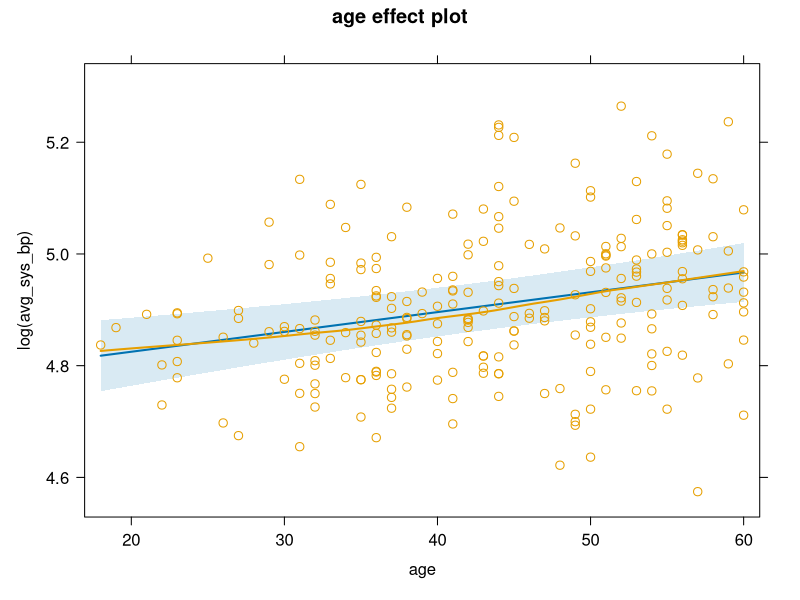
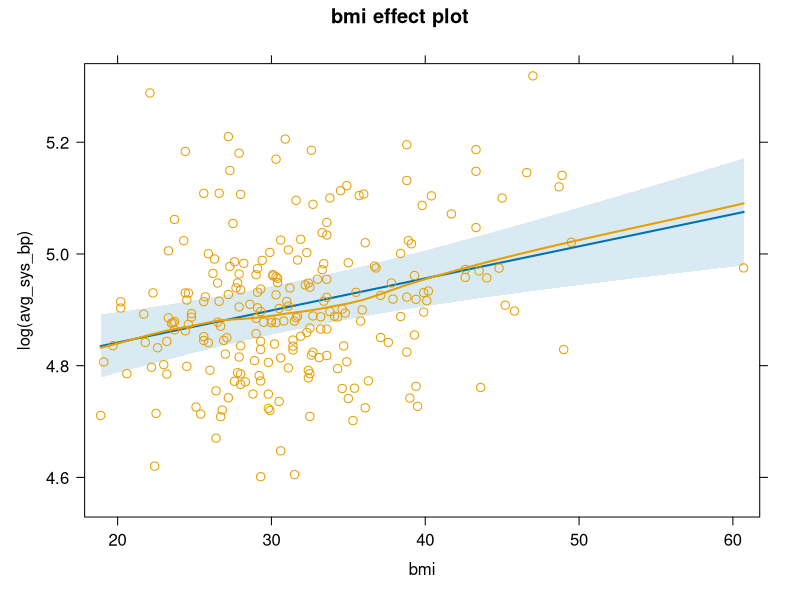
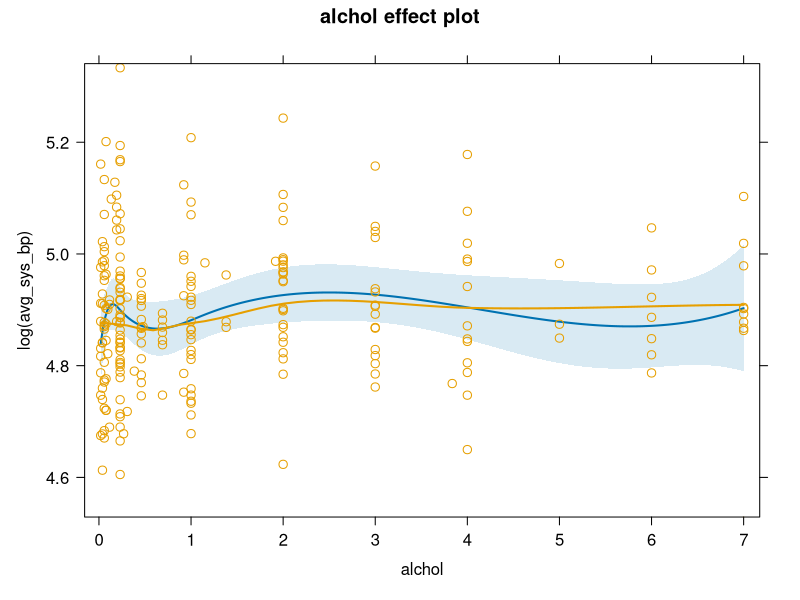
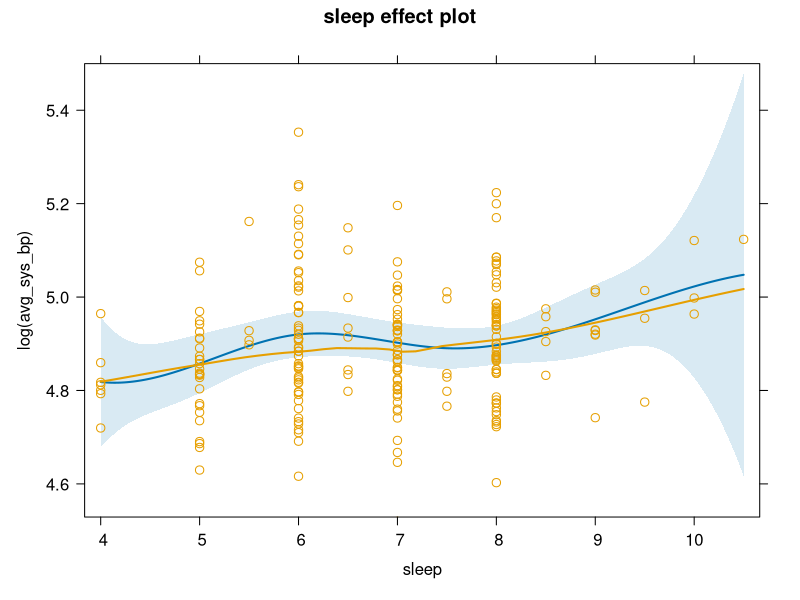

Here is the R script that generated these plots, in order:
## ---- chunk 1
# Stats 506 group project
# script for additional analysis 
# data.table, lm
#
# Author: Zhe Zhao
# Last updated: Dec 10th

knitr::opts_chunk$set(echo = TRUE)
library(data.table)
library(magrittr)
library(splines)
library(car)
library(effects)

# read the data
dt = fread("cleaned_data.csv")
## ---- chunk 2
fit_sys = lm( log(avg_sys_bp) ~ workhrs * (age + gender + bmi + bs(alchol, 5) + 
                                             bs(sleep, 5) + smoke) + smoke:alchol,
              data = dt)

summary(fit_sys)
AIC(fit_sys)
## ---- chunk 3
vif(fit_sys)
## ---- chunk 4
par( mfrow = c(2,2) )
plot(Effect("age", fit_sys, partial.residuals = TRUE))
plot(Effect("bmi", fit_sys, partial.residuals = TRUE))
plot(Effect("alchol", fit_sys, partial.residuals = TRUE))
plot(Effect("sleep", fit_sys, partial.residuals = TRUE))
## ---- chunk 5
# would difference between work overtimes but sleep for 8 hours and work overtimes 
# while sleep for 5 hours less significant?
dt = dt[, wgt := 1]
d_fake_8hrs = dt[, `:=` (workhrs = 1, sleep = 8, wgt = 0)] # make fake data with contrast
d_fake_5hrs = dt[, `:=` (workhrs = 1, sleep = 5, wgt = 0)] # make fake data with contrast

dx = rbindlist( list(dt, d_fake_8hrs, d_fake_5hrs) ) # combine tru data with fake data

result = lm( log(avg_sys_bp) ~ workhrs * (age + gender + bmi + bs(alchol, 5) + 
                                             bs(sleep, 5) + smoke) + smoke:alchol,
             weights = wgt, data = dx) # fit regression with zero weights on fake data

pa = coef(result) # parameters
cm = vcov(result) # covariance matrix
dm = model.matrix(result) # design matrix
nx = 238

ct = dm[ (nx+1):(nx+2*nx), ]
ct = ct[1:nx,] - ct[(nx+1):(2*nx), ] # get the contrast

znum = ct %*% pa # numerator of z-score
zdenom = sqrt(diag(ct %*% cm %*% t(ct))) # denominator of z-score
zscores = znum / zdenom

z_criticle = qnorm(0.975)

{mean(zscores) > z_criticle}
